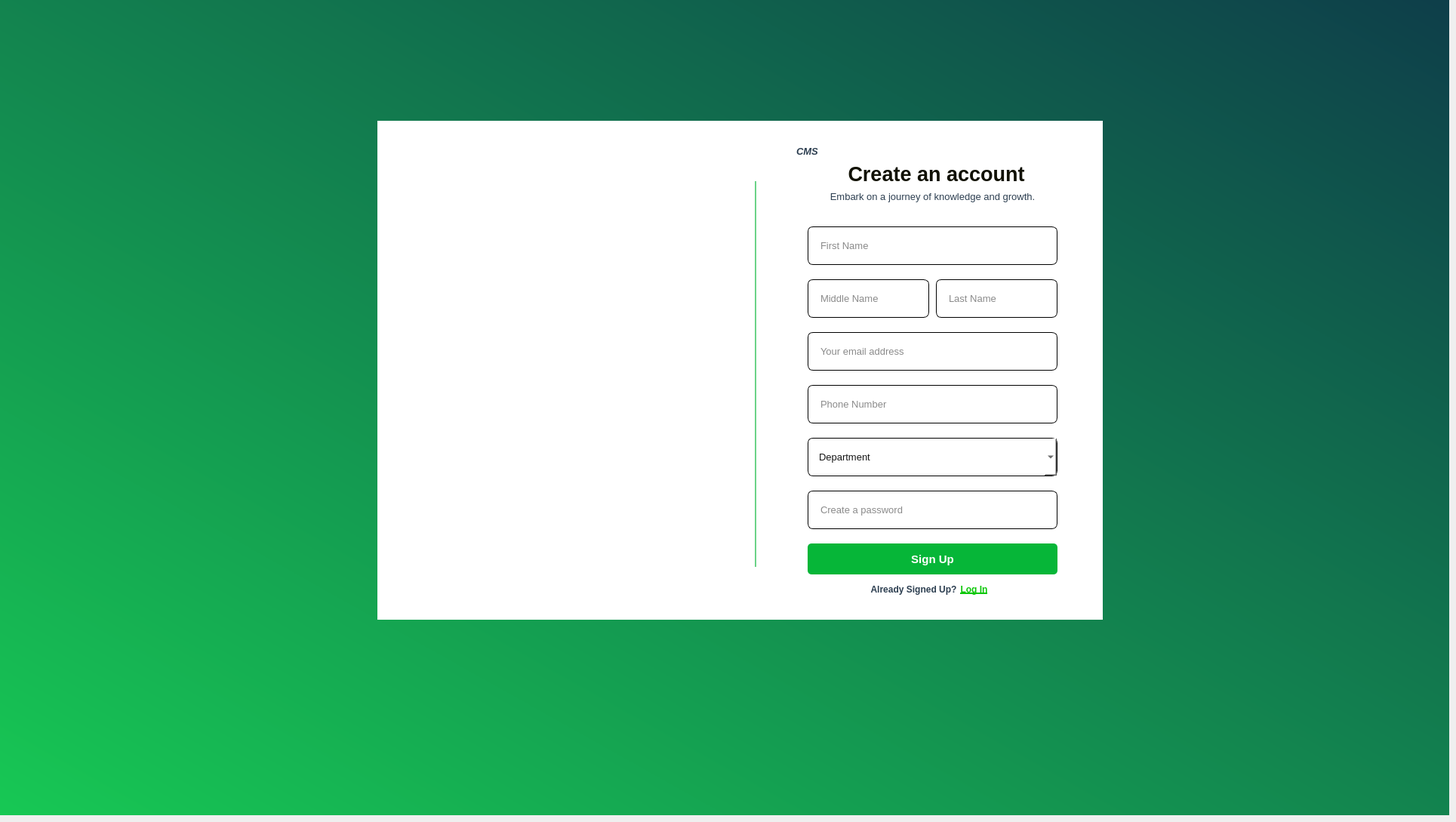
      <widget class="QWidget" name="signup_page">
       <widget class="QFrame" name="frame_6">
        <property name="geometry">
         <rect>
          <x>0</x>
          <y>0</y>
          <width>1920</width>
          <height>1080</height>
         </rect>
        </property>
        <property name="styleSheet">
         <string notr="true">QFrame{
border:none;

 background: qlineargradient(spread:pad, x1:0, y1:1, x2:1, y2:0, stop:0 #17c854, stop:1 #0e3e4a);

}</string>
        </property>
        <property name="frameShape">
         <enum>QFrame::StyledPanel</enum>
        </property>
        <property name="frameShadow">
         <enum>QFrame::Raised</enum>
        </property>
        <widget class="QFrame" name="sign_upFrame_3">
         <property name="geometry">
          <rect>
           <x>500</x>
           <y>160</y>
           <width>961</width>
           <height>661</height>
          </rect>
         </property>
         <property name="styleSheet">
          <string notr="true">QFrame {
    border: 2px solid rgb(74, 74, 74); /* Blue border */
    border-radius: 10px; /* Rounded corners */
    background-color: #ecf0f1; /* Light gray background */
    padding: 10px; /* Padding inside the frame */
}
QFrame#myCustomFrame {
    border: 2px dashed #2ecc71;
    background-color: #ffffff;
}

QFrame QLineEdit {
   border-color : rgb(94, 94, 94);
	border-radius : 13px;
	color : rgb(159, 159, 159);
	padding : 15px;
}

QFrame QLabel {
    color: #2c3e50;
}
QFrame QPushButton {
background-color: rgb(70, 185, 74);
border-radius: 7px;
color:rgb(251, 255, 249)
}
QRadioButton {
    spacing: 5px;
    color: #333; /* Text color */
    font: bold 14px &quot;Arial&quot;; /* Font size and type */
}

QRadioButton::indicator {
    width: 18px;
    height: 18px;
}</string>
         </property>
         <property name="frameShape">
          <enum>QFrame::StyledPanel</enum>
         </property>
         <property name="frameShadow">
          <enum>QFrame::Raised</enum>
         </property>
         <widget class="QFrame" name="pictureframe_7">
          <property name="geometry">
           <rect>
            <x>0</x>
            <y>0</y>
            <width>501</width>
            <height>661</height>
           </rect>
          </property>
          <property name="styleSheet">
           <string notr="true">border-radius:0px;
border: 4px solid transparent;

image:url(:/resource/assets/Knowledge-amico.png);
background-color: rgb(255, 255, 255);
box-shadow: 15px 15px 35px rgb(27, 27, 27); 
</string>
          </property>
          <property name="frameShape">
           <enum>QFrame::StyledPanel</enum>
          </property>
          <property name="frameShadow">
           <enum>QFrame::Raised</enum>
          </property>
         </widget>
         <widget class="QFrame" name="textframe_7">
          <property name="geometry">
           <rect>
            <x>500</x>
            <y>0</y>
            <width>461</width>
            <height>661</height>
           </rect>
          </property>
          <property name="styleSheet">
           <string notr="true">border-radius:0px;
border-color: transparent;
background-color: rgb(255, 255, 255);
box-shadow: 5px 5px 15px rgba(0, 0, 0, 0.3);


</string>
          </property>
          <property name="frameShape">
           <enum>QFrame::StyledPanel</enum>
          </property>
          <property name="frameShadow">
           <enum>QFrame::Raised</enum>
          </property>
          <widget class="QFrame" name="interactionframe_7">
           <property name="geometry">
            <rect>
             <x>0</x>
             <y>120</y>
             <width>481</width>
             <height>541</height>
            </rect>
           </property>
           <property name="styleSheet">
            <string notr="true">border-color: transparent;
background-color: rgb(255, 255, 255);</string>
           </property>
           <property name="frameShape">
            <enum>QFrame::StyledPanel</enum>
           </property>
           <property name="frameShadow">
            <enum>QFrame::Raised</enum>
           </property>
           <widget class="QLineEdit" name="middle_name_7">
            <property name="geometry">
             <rect>
              <x>70</x>
              <y>90</y>
              <width>161</width>
              <height>51</height>
             </rect>
            </property>
            <property name="font">
             <font>
              <family>Arial</family>
              <pointsize>10</pointsize>
             </font>
            </property>
            <property name="styleSheet">
             <string notr="true">
border-color: rgb(15, 15, 15);
border:1px solid black;
border-radius: 7px;
padding:14px;
color:rgb(21, 21, 21);</string>
            </property>
            <property name="placeholderText">
             <string>Middle Name</string>
            </property>
           </widget>
           <widget class="QLineEdit" name="email_7">
            <property name="geometry">
             <rect>
              <x>70</x>
              <y>160</y>
              <width>331</width>
              <height>51</height>
             </rect>
            </property>
            <property name="font">
             <font>
              <family>Arial</family>
              <pointsize>10</pointsize>
             </font>
            </property>
            <property name="styleSheet">
             <string notr="true">
border-color: rgb(15, 15, 15);
border:1px solid black;
border-radius: 7px;
padding:14px;
color:rgb(21, 21, 21);</string>
            </property>
            <property name="placeholderText">
             <string>Your email address</string>
            </property>
           </widget>
           <widget class="QLineEdit" name="phone_number_7">
            <property name="geometry">
             <rect>
              <x>70</x>
              <y>230</y>
              <width>331</width>
              <height>51</height>
             </rect>
            </property>
            <property name="font">
             <font>
              <family>Arial</family>
              <pointsize>10</pointsize>
             </font>
            </property>
            <property name="styleSheet">
             <string notr="true">
border-color: rgb(15, 15, 15);
border:1px solid black;
border-radius: 7px;
padding:14px;
color:rgb(21, 21, 21);</string>
            </property>
            <property name="placeholderText">
             <string>Phone Number</string>
            </property>
           </widget>
           <widget class="QLineEdit" name="password_7">
            <property name="geometry">
             <rect>
              <x>70</x>
              <y>370</y>
              <width>331</width>
              <height>51</height>
             </rect>
            </property>
            <property name="font">
             <font>
              <family>Arial</family>
              <pointsize>10</pointsize>
             </font>
            </property>
            <property name="styleSheet">
             <string notr="true">
border-color: rgb(15, 15, 15);
border:1px solid black;
border-radius: 7px;
padding:14px;
color:rgb(21, 21, 21);</string>
            </property>
            <property name="echoMode">
             <enum>QLineEdit::Password</enum>
            </property>
            <property name="placeholderText">
             <string>Create a password</string>
            </property>
           </widget>
           <widget class="QComboBox" name="department_comboBox_7">
            <property name="geometry">
             <rect>
              <x>70</x>
              <y>300</y>
              <width>331</width>
              <height>51</height>
             </rect>
            </property>
            <property name="font">
             <font>
              <family>Arial</family>
              <pointsize>10</pointsize>
             </font>
            </property>
            <property name="styleSheet">
             <string notr="true">
border-color: rgb(15, 15, 15);
border:1px solid black;
border-radius: 7px;
padding:14px;
color:rgb(21, 21, 21);</string>
            </property>
            <property name="currentText">
             <string notr="true"/>
            </property>
            <property name="placeholderText">
             <string>Department</string>
            </property>
            <item>
             <property name="text">
              <string>Department</string>
             </property>
            </item>
            <item>
             <property name="text">
              <string>Computer Science</string>
             </property>
            </item>
            <item>
             <property name="text">
              <string>Applied Physics</string>
             </property>
            </item>
            <item>
             <property name="text">
              <string>Bio-Tech</string>
             </property>
            </item>
            <item>
             <property name="text">
              <string>Bioinformatics</string>
             </property>
            </item>
            <item>
             <property name="text">
              <string>Environmental Science</string>
             </property>
            </item>
            <item>
             <property name="text">
              <string>Computational Mathematics</string>
             </property>
            </item>
           </widget>
           <widget class="QPushButton" name="login_redirect">
            <property name="geometry">
             <rect>
              <x>220</x>
              <y>480</y>
              <width>141</width>
              <height>41</height>
             </rect>
            </property>
            <property name="font">
             <font>
              <family>Arial</family>
              <bold>true</bold>
              <underline>true</underline>
             </font>
            </property>
            <property name="styleSheet">
             <string notr="true">QPushButton {
		color:rgb(13, 199, 9);
	background-color: transparent;
        }
QPushButton:hover {
            color: rgb(7, 157, 4)
        }
 </string>
            </property>
            <property name="text">
             <string>Log In</string>
            </property>
           </widget>
           <widget class="QLabel" name="label_33">
            <property name="geometry">
             <rect>
              <x>140</x>
              <y>480</y>
              <width>141</width>
              <height>41</height>
             </rect>
            </property>
            <property name="font">
             <font>
              <family>Arial</family>
              <pointsize>9</pointsize>
              <bold>true</bold>
             </font>
            </property>
            <property name="styleSheet">
             <string notr="true">background-color:transparent;</string>
            </property>
            <property name="text">
             <string>Already Signed Up?</string>
            </property>
            <property name="alignment">
             <set>Qt::AlignCenter</set>
            </property>
           </widget>
           <widget class="QPushButton" name="sign_in">
            <property name="geometry">
             <rect>
              <x>70</x>
              <y>440</y>
              <width>331</width>
              <height>41</height>
             </rect>
            </property>
            <property name="font">
             <font>
              <family>Arial</family>
              <pointsize>11</pointsize>
              <bold>true</bold>
             </font>
            </property>
            <property name="styleSheet">
             <string notr="true">background-color: rgb(6, 182, 56);
color:rgb(255, 255, 255);
border-radius:5px;</string>
            </property>
            <property name="text">
             <string>Sign Up</string>
            </property>
           </widget>
           <widget class="QLineEdit" name="last_name_7">
            <property name="geometry">
             <rect>
              <x>240</x>
              <y>90</y>
              <width>161</width>
              <height>51</height>
             </rect>
            </property>
            <property name="font">
             <font>
              <family>Arial</family>
              <pointsize>10</pointsize>
             </font>
            </property>
            <property name="styleSheet">
             <string notr="true">
border-color: rgb(15, 15, 15);
border:1px solid black;
border-radius: 7px;
padding:14px;
color:rgb(21, 21, 21);</string>
            </property>
            <property name="placeholderText">
             <string>Last Name</string>
            </property>
           </widget>
           <widget class="QLineEdit" name="first_name_7">
            <property name="geometry">
             <rect>
              <x>70</x>
              <y>20</y>
              <width>331</width>
              <height>51</height>
             </rect>
            </property>
            <property name="font">
             <font>
              <family>Arial</family>
              <pointsize>10</pointsize>
             </font>
            </property>
            <property name="styleSheet">
             <string notr="true">
border-color: rgb(15, 15, 15);
border:1px solid black;
border-radius: 7px;
padding:14px;
color:rgb(21, 21, 21);</string>
            </property>
            <property name="placeholderText">
             <string>First Name</string>
            </property>
           </widget>
          </widget>
          <widget class="QLabel" name="label_34">
           <property name="geometry">
            <rect>
             <x>0</x>
             <y>50</y>
             <width>481</width>
             <height>41</height>
            </rect>
           </property>
           <property name="font">
            <font>
             <family>Arial</family>
             <pointsize>20</pointsize>
             <bold>true</bold>
            </font>
           </property>
           <property name="styleSheet">
            <string notr="true">border:0px;
color: rgb(17, 17, 4);</string>
           </property>
           <property name="text">
            <string>Create an account</string>
           </property>
           <property name="alignment">
            <set>Qt::AlignCenter</set>
           </property>
          </widget>
          <widget class="QFrame" name="logo_frame_7">
           <property name="geometry">
            <rect>
             <x>20</x>
             <y>10</y>
             <width>51</width>
             <height>51</height>
            </rect>
           </property>
           <property name="styleSheet">
            <string notr="true">image: url(:/resource/assets/img4-removebg-preview.png);
border-color:transparent;
</string>
           </property>
           <property name="frameShape">
            <enum>QFrame::StyledPanel</enum>
           </property>
           <property name="frameShadow">
            <enum>QFrame::Raised</enum>
           </property>
          </widget>
          <widget class="QLabel" name="label_35">
           <property name="geometry">
            <rect>
             <x>40</x>
             <y>20</y>
             <width>61</width>
             <height>41</height>
            </rect>
           </property>
           <property name="font">
            <font>
             <family>Arial</family>
             <pointsize>10</pointsize>
             <italic>true</italic>
             <bold>true</bold>
            </font>
           </property>
           <property name="styleSheet">
            <string notr="true">background-color:transparent;</string>
           </property>
           <property name="text">
            <string>CMS</string>
           </property>
          </widget>
          <widget class="QLabel" name="label_36">
           <property name="geometry">
            <rect>
             <x>10</x>
             <y>80</y>
             <width>451</width>
             <height>41</height>
            </rect>
           </property>
           <property name="font">
            <font>
             <family>SansSerif</family>
             <pointsize>10</pointsize>
             <bold>false</bold>
            </font>
           </property>
           <property name="styleSheet">
            <string notr="true">background-color: transparent;</string>
           </property>
           <property name="text">
            <string>Embark on a journey of knowledge and growth.</string>
           </property>
           <property name="alignment">
            <set>Qt::AlignCenter</set>
           </property>
          </widget>
          <widget class="QFrame" name="line_8">
           <property name="geometry">
            <rect>
             <x>-10</x>
             <y>80</y>
             <width>21</width>
             <height>511</height>
            </rect>
           </property>
           <property name="styleSheet">
            <string notr="true">border: 12px solid transparent;
border-left-color: #6bd388;</string>
           </property>
           <property name="frameShape">
            <enum>QFrame::StyledPanel</enum>
           </property>
           <property name="frameShadow">
            <enum>QFrame::Raised</enum>
           </property>
          </widget>
         </widget>
        </widget>
       </widget>
      </widget>
